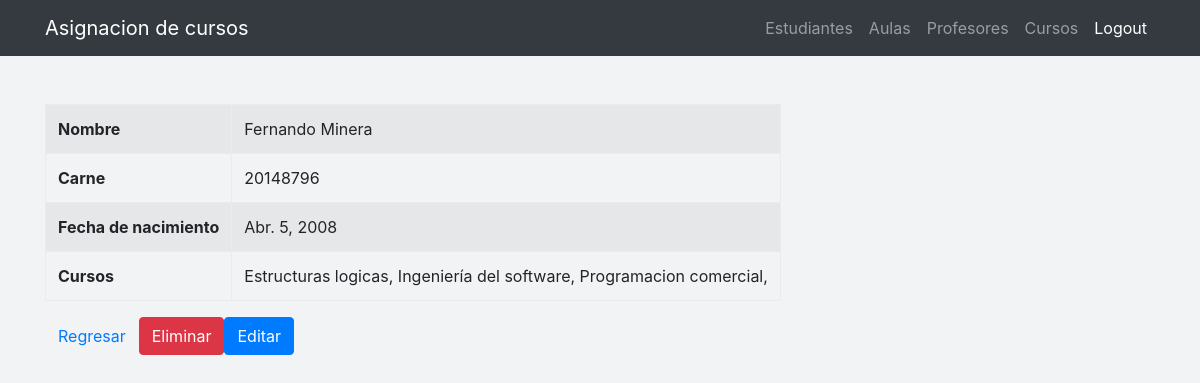
The page /estudiantes/6/ver/ (signed in) on the database its author committed.
### estudiantes/models.py (models this page shows, shortened)
class Estudiante(models.Model):
    nombre    = models.CharField(max_length=60)
    carne      = models.IntegerField()
    fecha_nacimiento = models.DateField()
    cursos   = models.ManyToManyField(Curso, through='Asignacion')

class Curso(models.Model):
    nombre  =   models.CharField(max_length=30)
    descripcion  =   models.CharField(max_length=100)
    fecha_creacion = models.DateField()
    profesor = models.ForeignKey(Profesor, on_delete=models.CASCADE)
    aula = models.ForeignKey(Aula, on_delete=models.CASCADE, blank=True, null=True)
    def __str__(self):
        return self.nombre
    class Meta:
        ordering = ('nombre',)

### estudiantes/views.py (the view)
# urls.py: url(r'^estudiantes/(?P<pk>[0-9]+)/ver/$', views.estudiante_ver, name='estudiante_ver'),
@login_required
def estudiante_ver(request,pk):
    estudiante = get_object_or_404(Estudiante,pk=pk)
    return render(request, 'estudiantes/estudiante_ver.html', {'estudiante': estudiante})

### estudiantes/templates/estudiantes/estudiante_ver.html
{% extends 'estudiantes/base.html' %}
{% block content %}
      <div class="portlet-body">
        <div id="sample_1_wrapper" class="dataTable_wrapper table-responsive">
          <div class="col-md-12">
          <table class="table table-striped table-bordered table-hover dataTable no-footer">
              <tbody>
                <tr>
                    <th>Nombre</th>
                    <td>{{ estudiante.nombre }}</td>
                </tr>
                <tr>
                    <th>Carne</th>
                    <td>{{ estudiante.carne }}</td>
                </tr>
                <tr>
                    <th>Fecha de nacimiento</th>
                    <td>{{ estudiante.fecha_nacimiento }}</td>
                </tr>
                <tr>
                    <th>Cursos</th>
                    <td>
                      {%for Cursos in estudiante.cursos.all%}
                        {{Cursos}},
                      {%endfor%}
                    </td>
                </tr>
              </tbody>
          </table>
          <table>
            <tr>
              <a href="{% url 'estudiante_list'%}" class="btn btn-default">Regresar</a>
            </tr>
            <tr>
              <a href="{% url 'estudiante_eliminar' pk=estudiante.pk %}" class="btn btn-danger">Eliminar</a>
            </tr>
            <tr>
              <a href="{% url 'estudiante_editar' pk=estudiante.pk %}" class="btn btn-primary">Editar</a>
            </tr>
          </table>
        </div>
        </div>
      </div>
{% endblock %}

### estudiantes/static/css/shop-item.css (style rules this page uses)
body { padding-top: 54px; }
@media (min-width: 992px) { body { padding-top: 56px; } }

### estudiantes/templates/estudiantes/base.html (style rules this page uses)
body { background-color: #F2F3F4; }

### rows shown on the page
Estudiante: nombre "Fernando Minera", carne "20148796", fecha_nacimiento "Abr. 5, 2008"
Curso: nombre "Estructuras logicas"
Curso: nombre "Ingeniería del software"
Curso: nombre "Programacion comercial"
